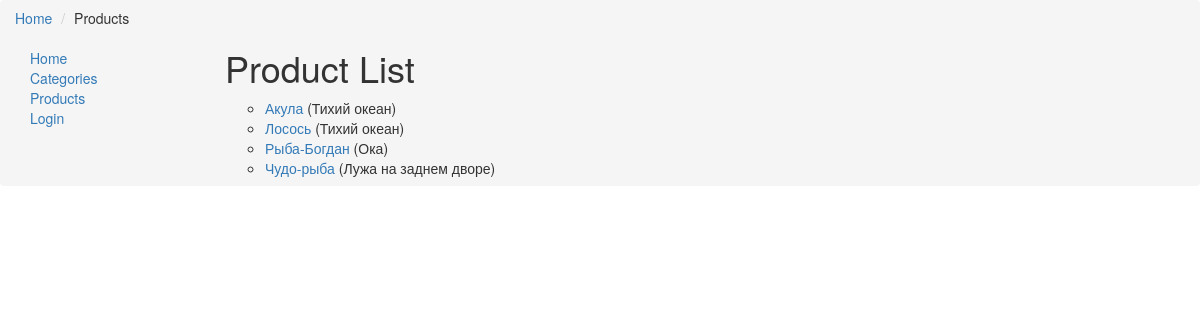
/catalog/products/, run on the app's committed database.
### catalog/models.py (models this page shows, shortened)
class Product(models.Model):
    name = models.CharField(max_length = 250, help_text = "Введите название товара")
    category = models.ForeignKey(Category, on_delete = models.SET_NULL, null = True)
    location = models.ForeignKey(Location,on_delete = models.SET_NULL, null = True)
    price = models.IntegerField(null=True, help_text = "Введите стоимость рыбы")
    active = models.BooleanField(default = 0)
    image = models.ImageField(null = True, upload_to = 'images/', blank = True)
    slug = models.SlugField (null=False, unique=True)
    class Meta:
        ordering = ["-price"]

class Location(models.Model):
    name = models.CharField(max_length = 250, help_text = 'Введите место вылова рыбы')
    def __str__(self):
        return self.name

### catalog/views.py (the view)
class ProductListView(generic.ListView):
    model = Product
    paginate_by = 10

### catalog/templates/catalog/product_list.html
{% extends "base_generic.html" %}
{% block breadcrumbs %}
<ul class="breadcrumb">
  <li><a href="{% url 'index' %}">Home</a></li>
  <li>Products</li>
{% endblock %}
{% block content %}
    <h1>Product List</h1>
    {% if product_list %}
    <ul>
      {% for product in product_list %}
      <li>
        <a href="{{ Product.get_absolute_url }}">{{ product.name }}</a> ({{product.location}})
      </li>
      {% endfor %}
    </ul>
    {% else %}
      <p>There are no fish in the store.</p>
    {% endif %}
{% endblock %}

### data on the page
Product: name "Акула", location "Тихий океан"
Product: name "Лосось", location "Тихий океан"
Product: name "Рыба-Богдан", location "Ока"
Product: name "Чудо-рыба", location "Лужа на заднем дворе"
